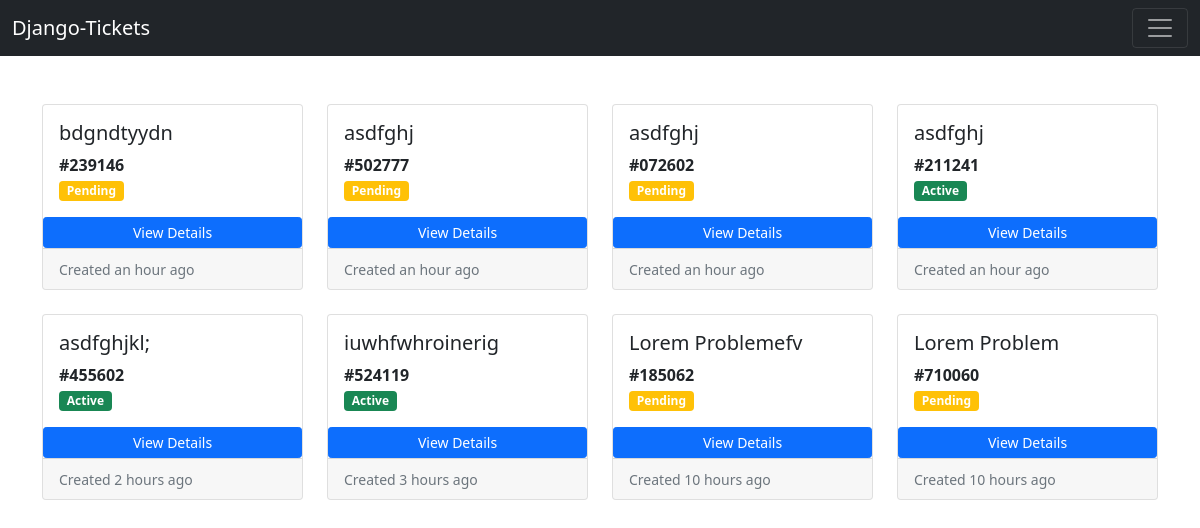
The page /ticket/customer-active-tickets/ (signed in) on the database as committed earlier.
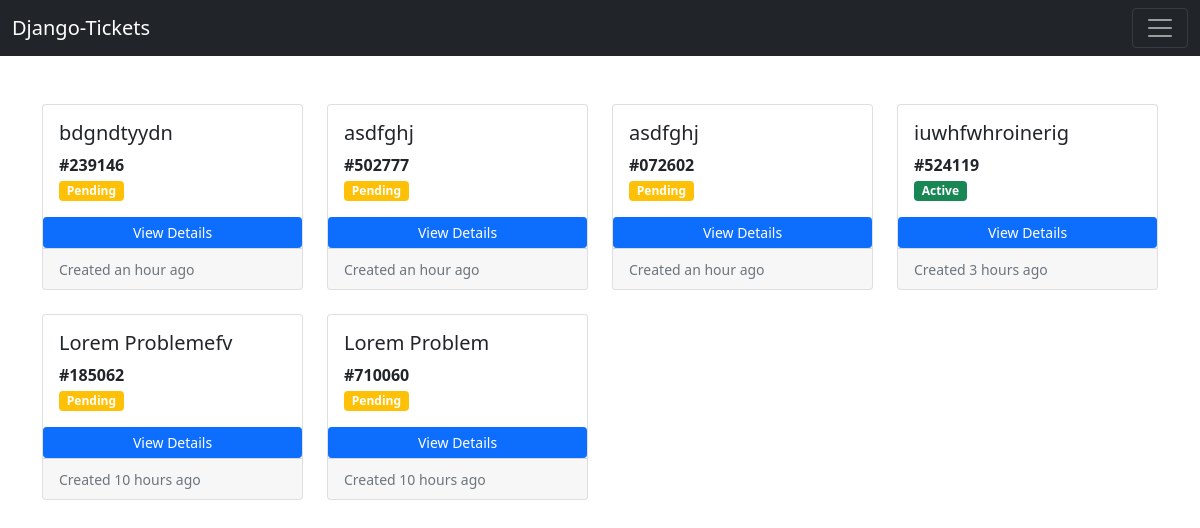
The same page on the database as committed later.
### ticket/models.py (models this page shows)
class Ticket(models.Model):
    customer = models.ForeignKey(User, on_delete=models.CASCADE)
    engineer = models.ForeignKey(User, on_delete=models.DO_NOTHING, related_name='engineer', null=True, blank=True)
    ticket_id = models.CharField(max_length=15, unique=True)
    ticket_title = models.CharField(max_length=50)
    ticket_description = models.TextField()
    ticket_type = models.CharField(max_length=20, choices=(('Bug', 'Bug'), ('Compatibility Issue', 'Comaptibility Issue'), ('General', 'General')), default='General')
    status = models.CharField(max_length=20, choices=(('Active', 'Active'), ('Pending', 'Pending'), ('Resolved', 'Resolved')), default='Pending')
    created_on = models.DateTimeField(auto_now_add=True)
    lastmodified = models.DateTimeField(auto_now=True)
    is_resolved = models.BooleanField(default=False)
    severity = models.CharField(max_length=5, choices=(('A', 'A'), ('B', 'B')), default = 'B')
    is_assigned_to_engineer = models.BooleanField(default=False)
    resolution_steps = models.TextField(blank = True, null = True)

### ticket/views.py (the view)
# urls.py: path('customer-active-tickets/', views.customer_active_tickets, name='customer-active-tickets'),
def customer_active_tickets(request):
    tickets = Ticket.objects.filter(customer=request.user, is_resolved=False).order_by('-created_on')
    context = {'tickets': tickets}
    return render(request, 'ticket/customer_active_tickets.html', context)

### templates/ticket/customer_active_tickets.html
{% extends 'base.html' %}
{% load static %}
{% load humanize %}
{% block content %}
<div class="row row-cols-1 row-cols-md-4 g-4">
    {% for ticket in tickets %}
    <div class="col">
        <div class="card h-100">
            <div class="card-body">
                <h5 class="card-title">{{ticket.ticket_title}}</h5>
                <p class="card-text">
                   <b>#{{ticket.ticket_id}}</b> <br>
                    {% if ticket.status == 'Pending' %}
                   <span class="badge bg-warning">Pending</span>
                    {% elif ticket.status == 'Active' %}
                   <span class="badge bg-success">Active</span>
                    {% elif ticket.status == 'Resolved' %}
                   <span class="badge bg-danger">Resolved</span>
                    {% endif %}
                </p>
            </div>
            <a href="{% url 'ticket-details' ticket.ticket_id %}" class="btn btn-primary btn-sm">View Details</a>
            <div class="card-footer">
                <small class="text-muted"> Created {{ticket.created_on|naturaltime}}</small>
            </div>
        </div>
    </div>
    {% endfor %}
</div>
{% endblock content %}

Rows that differ between the two databases and show on the page:
no longer on this page (row edited): Ticket: ticket_title "asdfghj", ticket_id "211241", status "Active", created_on "an hour ago"
no longer on this page (row edited): Ticket: ticket_title "asdfghjkl;", ticket_id "455602", status "Active", created_on "2 hours ago"
